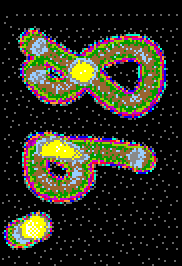
#> input picture assets/ENTERTAINMENT_MODULE/ENTERTAINMENT/Intro/0021_film letterspict.png, 91 x 133 px (shown 2 times larger)
$ python sheet.py '../assets/ENTERTAINMENT_MODULE/ENTERTAINMENT/Intro/0021_film letterspict.png' ../assets/ENTERTAINMENT_MODULE/ENTERTAINMENT/Intro/0030_bitmap.png 5
#> lines starting #> are read from the running program, lines starting #| are printed output that depends on the picture
import sys, glob, os
from PIL import Image, ImageDraw
pat, out = sys.argv[1], sys.argv[2]
maxn = int(sys.argv[3]) if len(sys.argv)>3 else 60
fs = sorted(glob.glob(pat, recursive=True))
fs = [f for f in fs if Image.open(f).size[0] > 8][:maxn]
#> fs = 1 item
T = 160
cols = 8
rows = (len(fs)+cols-1)//cols
#> rows = 1
sheet = Image.new('RGB', (cols*T, rows*(T+14)), (90,90,90))
#> sheet: PIL image 1280x174 RGB; every value is 90
d = ImageDraw.Draw(sheet)
for i,f in enumerate(fs):
    im = Image.open(f).convert('RGB'); im.thumbnail((T,T))
#> further down, im is the input picture: PIL image 91x133 RGB; mean R, G, B 48, 47.5, 33.2
    x,y = (i%cols)*T, (i//cols)*(T+14)
#> x = 0; y = 0
    sheet.paste(im,(x,y)); d.text((x+2,y+T),os.path.basename(f)[:24],fill=(255,255,255))
#> after `sheet.paste(im, (x, y))`:
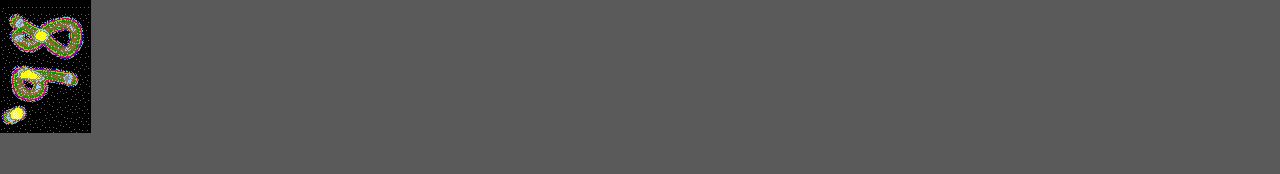
#> sheet: PIL image 1280x174 RGB; mean R, G, B 87.7, 87.7, 86.9
sheet.save(out); print(len(fs), sheet.size)
#> after `sheet.save(out)`:
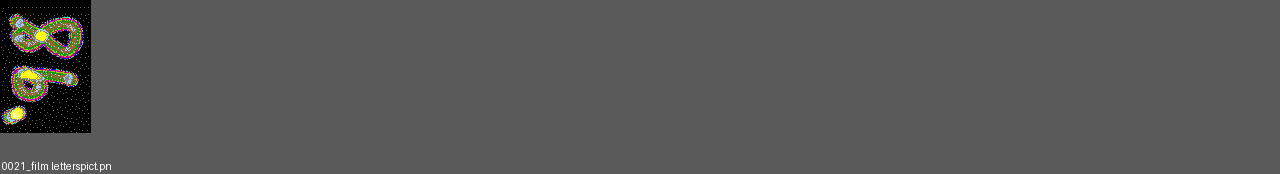
#> saved as 0030_bitmap.png: PIL image 1280x174 RGB; mean R, G, B 87.9, 87.9, 87.1
#| 1 (1280, 174)

$ run again, on assets/ENTERTAINMENT_MODULE/ENTERTAINMENT/Intro/0031_bitmap.png
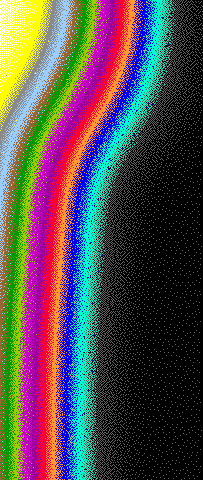
#> input picture assets/ENTERTAINMENT_MODULE/ENTERTAINMENT/Intro/0031_bitmap.png, 203 x 480 px
#> fs = 1 item
#> rows = 1
#> im is the input picture: PIL image 203x480 RGB; mean R, G, B 81.4, 74.9, 76.7
#> `im.thumbnail((T, T))`:
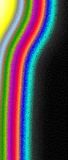
#> im: PIL image 68x160 RGB; mean R, G, B 81.6, 75.2, 76.9
#> x = 0
#> `sheet.save(out)`:
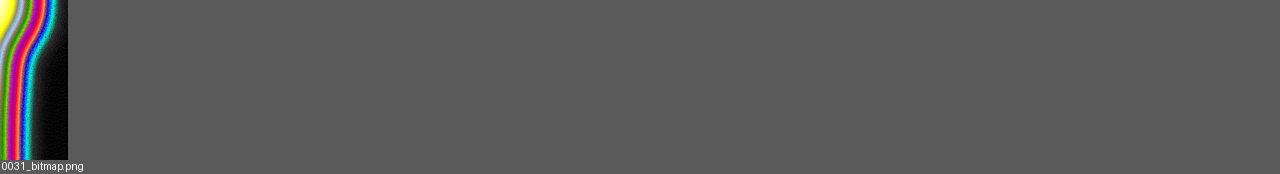
#> saved as 0031_bitmap.png: PIL image 1280x174 RGB; mean R, G, B 89.7, 89.4, 89.5
#| 1 (1280, 174)
